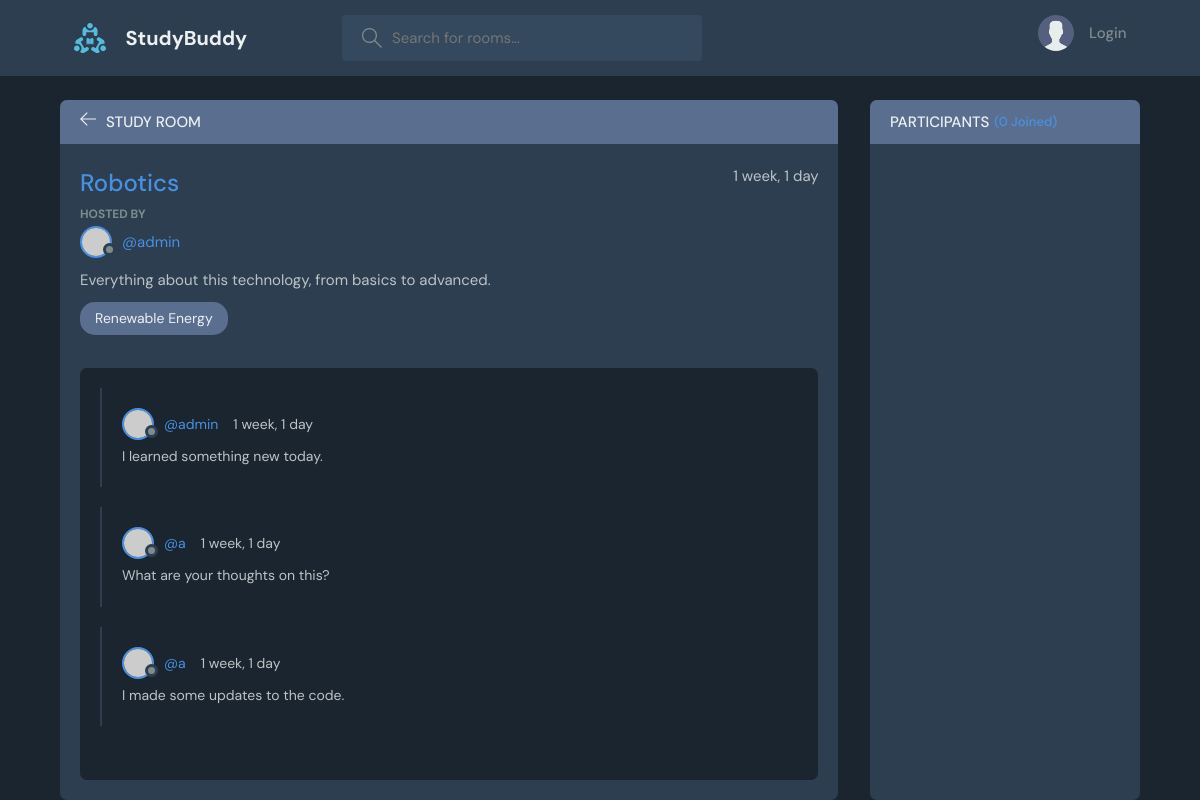
/room/55/, run on the app's committed database.
### base/models.py (models this page shows, shortened)
class Room(models.Model):
    host = models.ForeignKey(User, on_delete=models.SET_NULL, null=True)
    topic = models.ForeignKey(Topic, on_delete=models.SET_NULL, null=True)
    name = models.CharField(max_length=200)
    description = models.TextField(null=True, blank=True)
    participants = models.ManyToManyField(User, related_name="participants", blank=True)
    updated = models.DateTimeField(auto_now=True)
    created = models.DateTimeField(auto_now_add=True)
    class Meta:
        ordering = ["-updated", "-created"]

class Topic(models.Model):
    name = models.CharField(max_length=200)

class Message(models.Model):
    user = models.ForeignKey(User, on_delete=models.CASCADE)
    room = models.ForeignKey(Room, on_delete=models.CASCADE)
    body = models.TextField()
    updated = models.DateTimeField(auto_now=True)
    created = models.DateTimeField(auto_now_add=True)
    class Meta:
        ordering = ["-updated", "-created"]

### base/views.py (the view)
# urls.py: path("room/<str:pk>/", views.room, name="room"),
def room(request, pk):
    room = Room.objects.get(id=pk)
    room_messages = room.message_set.all().order_by("-created")
    participants = room.participants.all()
    if request.method == "POST":
        comment = Message.objects.create(
            user=request.user, room=room, body=request.POST.get("body")
        )
        room.participants.add(request.user)
        return redirect("room", pk=room.id)
    context = {
        "room": room,
        "room_messages": room_messages,
        "participants": participants,
    }
    return render(request, "base/room.html", context)

### base/templates/base/room.html (shortened to what this page needs)
{% extends "main.html" %} {% block content %}
<main class="profile-page layout layout--2">
  <div class="container">
    <div class="room">
      <div class="room__top">
        <div class="room__topLeft">
          <a href="{% url 'home' %}">
            <svg
              version="1.1"
              xmlns="http://www.w3.org/2000/svg"
              width="32"
              height="32"
              viewBox="0 0 32 32"
            >
              <title>arrow-left</title>
              <path
                d="M13.723 2.286l-13.723 13.714 13.719 13.714 1.616-1.611-10.96-10.96h27.625v-2.286h-27.625l10.965-10.965-1.616-1.607z"
              ></path>
            </svg>
          </a>
          <h3>Study Room</h3>
        </div>
      </div>
      <div class="room__box scroll">
        <div class="room__header scroll">
          <div class="room__info">
            <h3>{{room.name}}</h3>
            <span>{{room.created | timesince}}</span>
          </div>
          <div class="room__hosted">
            <p>Hosted By</p>
            <a
              href="{% url 'user-profile' room.host.id %}"
              class="room__author"
            >
              <div class="avatar avatar--small">
                <img src="https://randomuser.me/api/portraits/men/37.jpg" />
              </div>
              <span>@{{room.host.username}}</span>
            </a>
          </div>
          <div class="room__details">{{room.description}}</div>
          <span class="room__topics">{{room.topic.name}}</span>
        </div>
        <div class="room__conversation">
          <div class="threads scroll">
            {% for message in room_messages%}
            <div class="thread">
              <div class="thread__top">
                <div class="thread__author">
                  <a
                    href="{% url 'user-profile' message.user.id %}"
                    class="thread__authorInfo"
                  >
                    <div class="avatar avatar--small">
                      <img
                        src="https://randomuser.me/api/portraits/men/37.jpg"
                      />
                    </div>
                    <span>@{{message.user}}</span>
                  </a>
                  <span class="thread__date"
                    >{{message.created | timesince }}</span
                  >
                </div>
              </div>
              <div class="thread__details">{{message.body}}</div>
            </div>
            {% endfor %}
          </div>
        </div>
      </div>
    </div>
    <div class="participants">
      <h3 class="participants__top">
        Participants <span>({{room.participants.all.count}} Joined)</span>
      </h3>
      <div class="participants__list scroll">
      </div>
    </div>
  </div>
</main>
{% endblock content %}

### static/styles/style.css (style rules this page uses)
:root { --color-main: #4a90e2; --color-main-light: #d6e9f8; --color-dark: #2c3e50; --color-dark-medium: #34495e; --color-dark-light: #5a6f8f; --color-light: #ecf0f1; --color-gray: #7f8c8d; --color-light-gray: #bdc3c7; --color-bg: #1a252f; --color-success: #27ae60; --color-error: #e74c3c; }
* { font-family: "DM Sans", -apple-system, BlinkMacSystemFont, "Segoe UI", Roboto, Oxygen, Ubuntu, Cantarell, "Open Sans", "Helvetica Neue", sans-serif; margin: 0; padding: 0; box-sizing: border-box; text-rendering: optimizeLegibility; font-size: inherit; }
html { font-size: 56.25%; }
@media only screen and (min-width: 1200px) { html { font-size: 62.5%; } }
body { line-height: 1.6; font-weight: 400; font-size: 1.5rem; color: var(--color-light-gray); background-color: var(--color-bg); min-height: 100vh; }
img { width: 100%; }
a { display: inline-block; color: var(--color-main); text-decoration: none; }
.container { max-width: 120rem; width: 90%; margin: auto; }
.avatar { position: relative; display: inline-block; border-radius: 50%; border: 2px solid var(--color-main); }
.avatar img { display: block; border-radius: 50%; object-fit: cover; object-position: center; }
.avatar::after { content: ""; display: block; position: absolute; background-color: var(--color-gray); z-index: 111; border-radius: 50%; border: 0.3rem solid var(--color-dark); }
.avatar.avatar--small img { width: 2.8rem; height: 2.8rem; }
.avatar.avatar--small:after { width: 0.7rem; height: 0.7rem; bottom: 0px; right: -6px; }
.layout { margin-top: 2.4rem; }
.layout > .container { display: flex; justify-content: space-between; align-items: flex-start; }
.layout--2 > .container > div:first-child { flex-basis: 72%; }
.layout--2 > .container > div:last-child { flex-basis: 25%; }
.room, .participants { background: var(--color-dark); max-height: 87.5vh; border-radius: 0.7rem; overflow: hidden; position: relative; }
.room__top, .participants__top { background: var(--color-dark-light); display: flex; justify-content: space-between; align-items: center; padding: 1rem 2rem; position: relative; }
.room__top svg, .thread__top svg { width: 1.6rem; height: 1.6rem; fill: var(--color-light); cursor: pointer; }
.room__topLeft { display: flex; align-items: flex-end; gap: 1rem; }
.room__topLeft h3, .participants__top { text-transform: uppercase; font-weight: 500; color: var(--color-light); }
.room__topLeft svg { width: 1.6rem; height: 1.6rem; fill: var(--color-light); }
.room__header { max-height: 30vh; overflow-y: auto; position: absolute; width: 95%; background: var(--color-dark); z-index: 999; top: 4.4rem; padding-top: 2rem; padding-bottom: 1rem; }
.room__box { padding-left: 2rem; padding-right: 2rem; height: 80.5vh; padding-bottom: 0; }
.room__info { display: flex; justify-content: space-between; }
.room__info h3 { font-size: 2.4rem; font-weight: 500; color: var(--color-main); }
.room__hosted p { text-transform: uppercase; color: var(--color-gray); font-size: 1.2rem; font-weight: 700; line-height: 2; }
.room__author { display: flex; gap: 1rem; align-items: center; margin-bottom: 1rem; transition: all 0.3s ease-in-out; }
.room__topics { padding: 0.5rem 1.5rem; background: var(--color-dark-light); color: var(--color-light); display: inline-block; font-size: 1.4rem; border-radius: 1.5rem; margin: 1rem 0; }
.room__conversation { margin-top: 1rem; margin-bottom: 4rem; height: 64%; }
.threads { background: var(--color-bg); border-radius: 0.7rem; overflow-y: auto; height: 100%; margin-top: 28vh; padding: 0 2rem 4rem 2rem; }
.thread { border-left: 2px solid var(--color-dark); padding-left: 1rem; margin: 2rem 0; padding: 2rem; }
.thread__top { display: flex; align-items: center; justify-content: space-between; }
.thread__author { display: flex; align-items: center; gap: 1.5rem; font-size: 1.4rem; }
.thread__authorInfo { display: flex; align-items: center; gap: 1rem; }
.thread__details { font-size: 1.4rem; margin-top: 0.5rem; }
.participants__top span { color: var(--color-main); font-size: 1.3rem; text-transform: none; }
.participants__top { justify-content: flex-start; gap: 0.5rem; }
.participants__list { padding: 2rem; height: 82.5vh; overflow-y: scroll; padding-bottom: 0; }

### data on the page
Room: name "Robotics", created "1 week, 1 day", host.username "admin", description "Everything about this technology, from basics to advanced.", topic.name "Renewable Energy", participants.all.count "0"
Message: user "admin", created "1 week, 1 day", body "I learned something new today."
Message: user "a", created "1 week, 1 day", body "What are your thoughts on this?"
Message: user "a", created "1 week, 1 day", body "I made some updates to the code."
